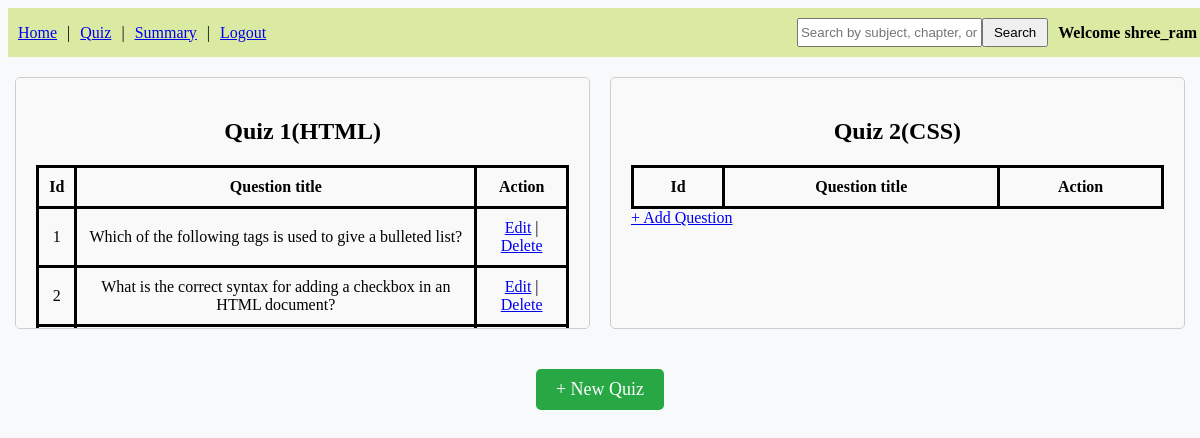
Page /quiz (signed in) on the committed database.
### models/model.py (models this page shows)
class Quiz(db.Model):
    id = db.Column(db.Integer, primary_key=True, autoincrement=True)
    chapter_id = db.Column(db.Integer, db.ForeignKey('chapter.id'), nullable=False)
    date_of_quiz = db.Column(db.DateTime, nullable=False)
    time_duration = db.Column(db.Integer, nullable=False)
    remarks = db.Column(db.Text)
    questions = db.relationship('Question', backref='quiz', lazy=True)
    scores = db.relationship('Score', backref='quiz', lazy=True)
    created_at = db.Column(db.DateTime, default=datetime.utcnow)

class Chapter(db.Model):
    id = db.Column(db.Integer, primary_key=True, autoincrement=True)
    name = db.Column(db.String(100), nullable=False)
    description = db.Column(db.Text)
    subject_id = db.Column(db.Integer, db.ForeignKey('subject.id'), nullable=False)
    quizzes = db.relationship('Quiz', backref='chapter', lazy=True)

class Question(db.Model):
    id = db.Column(db.Integer, primary_key=True, autoincrement=True)
    quiz_id = db.Column(db.Integer, db.ForeignKey('quiz.id'), nullable=False)
    question_text = db.Column(db.Text, nullable=False)
    option_1 = db.Column(db.String(200), nullable=False)
    option_2 = db.Column(db.String(200), nullable=False)
    option_3 = db.Column(db.String(200), nullable=False)
    option_4 = db.Column(db.String(200), nullable=False)
    correct_option = db.Column(db.Integer, nullable=False)
    marks = db.Column(db.Integer, default=1)

### controllers/controller.py (the view)
@app.route('/quiz')
def quiz_dash():
    username = session['username']
    quizzes = Quiz.query.order_by(Quiz.id).all()
    question_dict = {quiz.id: [] for quiz in quizzes}
    questions = Question.query.all()
    for question in questions:
        if question.quiz_id in question_dict:
            question_dict[question.quiz_id].append(question)
    return render_template('admin_quiz.html', username=username, quizzes=quizzes, questions=questions)

### templates/admin_quiz.html (shortened to what this page needs)
<!DOCTYPE html>
<html lang="en">
<head>
    <link rel="stylesheet" href="static/style.css">
</head>
<body>
    <div class="navbar">
        <div class="nav-links">
            <a href="/admin_dash">Home</a> |
            <a href="/quiz">Quiz</a> |
            <a href="/adm_summary">Summary</a> |
            <a href="/logout">Logout</a>
        </div>
        <div class="right-section">
            <div>
                <form action="/search" method="GET" style="display: flex;">
                    <input type="text" name="query" placeholder="Search by subject, chapter, or quiz" />
                    <button type="submit" class="search-button">Search</button>
                </form>
            </div>
            <strong>Welcome {{ username }}</strong>
        </div>
    </div>
    {% if quizzes|length != 0 %}
    <div class="quiz-container">
        {% for quiz in quizzes %}
        <div class="quiz-box">
            <h2 style="text-align: center;">Quiz {{ quiz.id }}({{quiz.chapter.name}})</h2>
            <table>
                <thead>
                    <tr>
                        <th>Id</th>
                        <th>Question title</th>
                        <th>Action</th>
                    </tr>
                </thead>
                <tbody>
                    {% for question in questions %}
                        {% if question.quiz_id == quiz.id %}
                        <tr>
                            <td>{{ question.id }}</td>
                            <td>{{ question.question_text }}</td>
                            <td><a href="/edit/question/{{ question.id }}">Edit</a> | <a href="/delete/question/{{ question.id }}">Delete</a></td>
                        </tr>
                        {% endif %}
                    {% endfor %}
                </tbody>
            </table>
            <a href="/add/question/{{ quiz.id }}">+ Add Question</a>
        </div>
        {% endfor %}
    </div>
    {% else %}
        <p>Quizzes not found</p>
    {% endif %}
    <div style="display: flex; justify-content: center; margin-top: 20px;">
        <a href="/add/quiz" style="padding: 10px 20px; background-color: #28a745; color: white; text-decoration: none; border-radius: 5px; font-size: 18px;">+ New Quiz</a>
    </div>
</body>
</html>

### static/style.css (style rules this page uses)
.navbar { width: 100%; background-color: rgb(219, 234, 163); display: flex; align-items: center; justify-content: space-between; padding: 10px; }
.nav-links { display: flex; gap: 10px; }
.right-section { margin-right: 5px; display: flex; align-items: center; gap: 10px; }
.search-button { padding: 5px 10px; cursor: pointer; }
body { background-color: #f8f9fa; }

### templates/admin_quiz.html (style rules this page uses)
table { width: 100%; border-color: black; border-style: solid; border-collapse: collapse; }
th, td { border-style: solid; border-color: black; border-collapse: collapse; padding: 10px; text-align: center; }
.quiz-container { display: flex; flex-wrap: wrap; justify-content: center; gap: 20px; }
.quiz-box { width: 45%; border: 1px solid #ccc; padding: 20px; margin: 20px 0; border-radius: 5px; background-color: #f9f9f9; max-height: 210px; overflow-y: auto; }

### rows in the picture
Quiz: id "1", chapter.name "HTML"
Question: id "1", question_text "Which of the following tags is used to give a bulleted list?"
Question: id "2", question_text "What is the correct syntax for adding a checkbox in an HTML document?"
Quiz: id "2", chapter.name "CSS"

### other values in the picture
{{ username }} "shree_ram"
